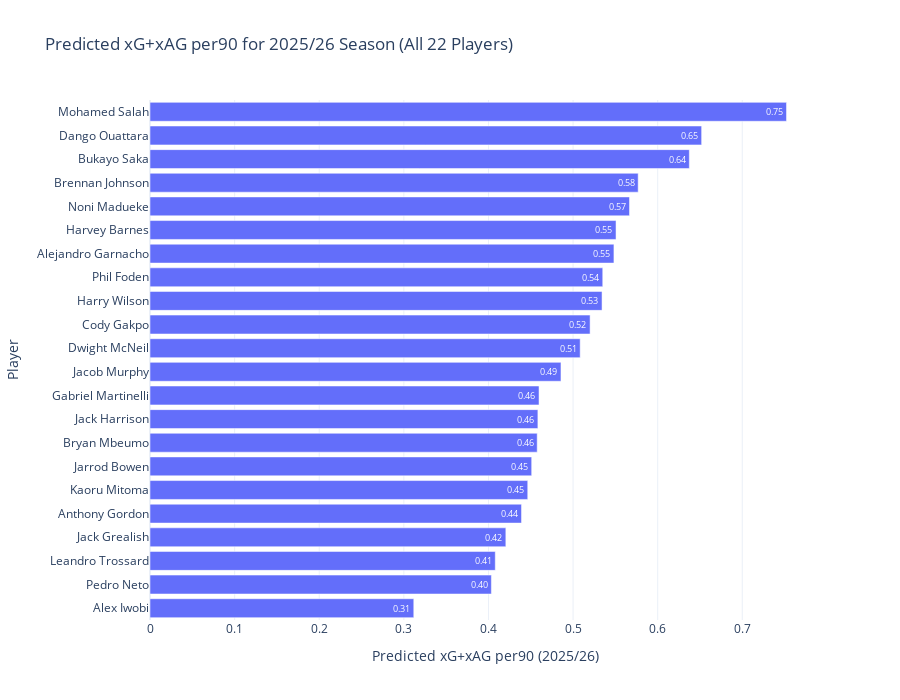

Notebook source saved alongside this figure:
### Code cell
import plotly.express as px

fig = px.bar(
    pred_2526.sort_values("pred_xg_xag_per90_25_26", ascending=True),
    x="pred_xg_xag_per90_25_26",
    y="Player",
    orientation="h",
    title="Predicted xG+xAG per90 for 2025/26 Season (All 22 Players)",
    labels={"pred_xg_xag_per90_25_26": "Predicted xG+xAG per90"},
    text_auto=".2f"
)

fig.update_layout(
    xaxis_title="Predicted xG+xAG per90 (2025/26)",
    yaxis_title="Player",
    template="plotly_white",
    height=700
)

fig.show()

### Figure 1 — Plotly figure (JSON) as saved in the notebook; plotly's stock layout.template omitted (floating-point values rounded to 4 significant figures)
{"data": [{"alignmentgroup": "True", "hovertemplate": "Predicted xG+xAG per90=%{x}<br>Player=%{y}<extra></extra>", "legendgroup": "", "marker": {"color": "#636efa", "pattern": {"shape": ""}}, "name": "", "offsetgroup": "", "orientation": "h", "showlegend": false, "textposition": "auto", "texttemplate": "%{x:.2f}", "type": "bar", "x": [0.3117, 0.4034, 0.408, 0.4205, 0.4391, 0.4464, 0.4511, 0.4576, 0.4584, 0.4598, 0.4857, 0.5084, 0.5201, 0.5342, 0.535, 0.5483, 0.5508, 0.5667, 0.5769, 0.6374, 0.6519, 0.7522], "xaxis": "x", "y": ["Alex Iwobi", "Pedro Neto", "Leandro Trossard", "Jack Grealish", "Anthony Gordon", "Kaoru Mitoma", "Jarrod Bowen", "Bryan Mbeumo", "Jack Harrison", "Gabriel Martinelli", "Jacob Murphy", "Dwight McNeil", "Cody Gakpo", "Harry Wilson", "Phil Foden", "Alejandro Garnacho", "Harvey Barnes", "Noni Madueke", "Brennan Johnson", "Bukayo Saka", "Dango Ouattara", "Mohamed Salah"], "yaxis": "y"}], "layout": {"barmode": "relative", "height": 700, "legend": {"tracegroupgap": 0}, "title": {"text": "Predicted xG+xAG per90 for 2025/26 Season (All 22 Players)"}, "xaxis": {"anchor": "y", "domain": [0, 1], "title": {"text": "Predicted xG+xAG per90 (2025/26)"}}, "yaxis": {"anchor": "x", "domain": [0, 1], "title": {"text": "Player"}}}}
